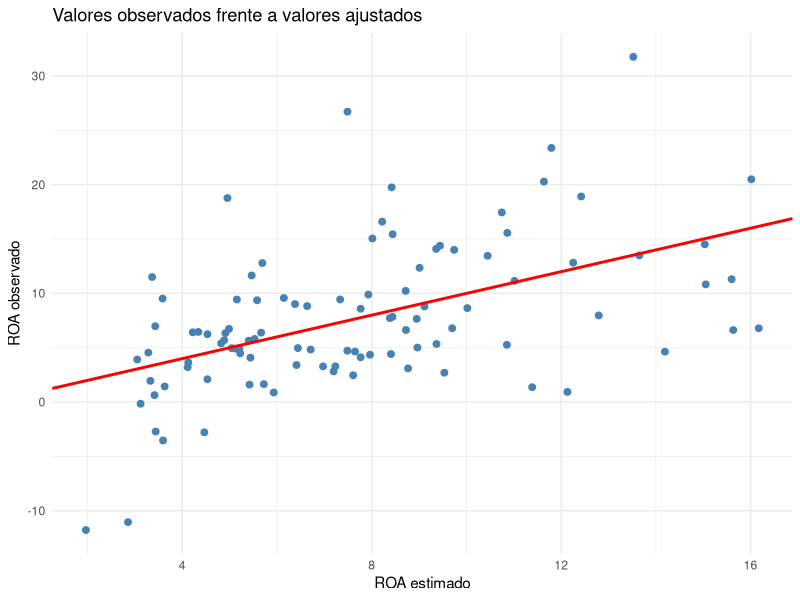
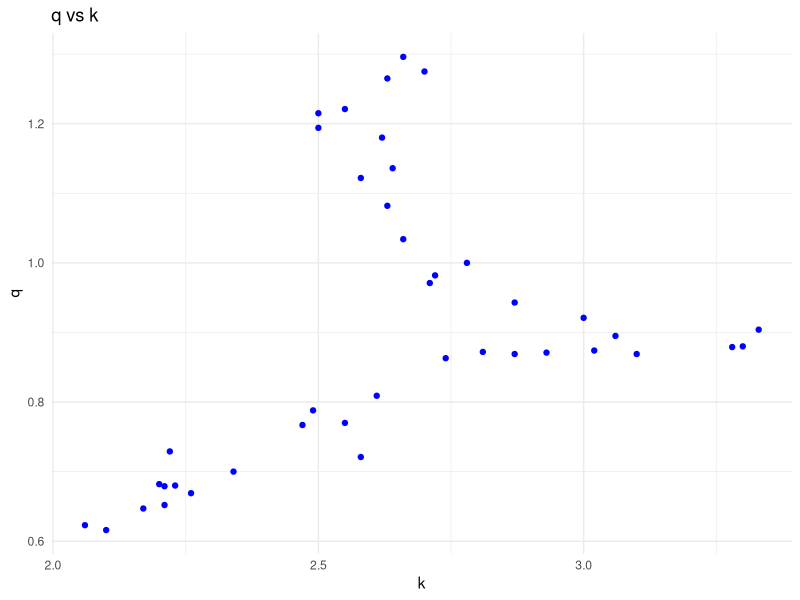
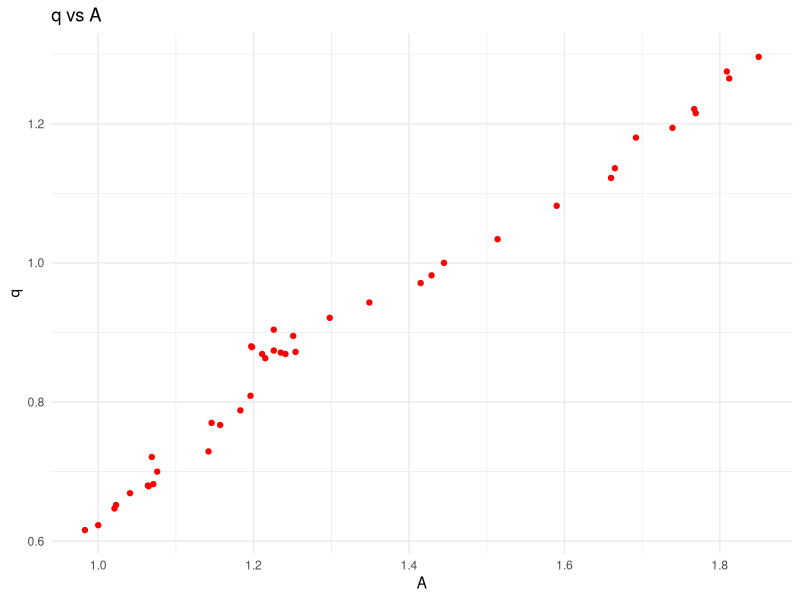
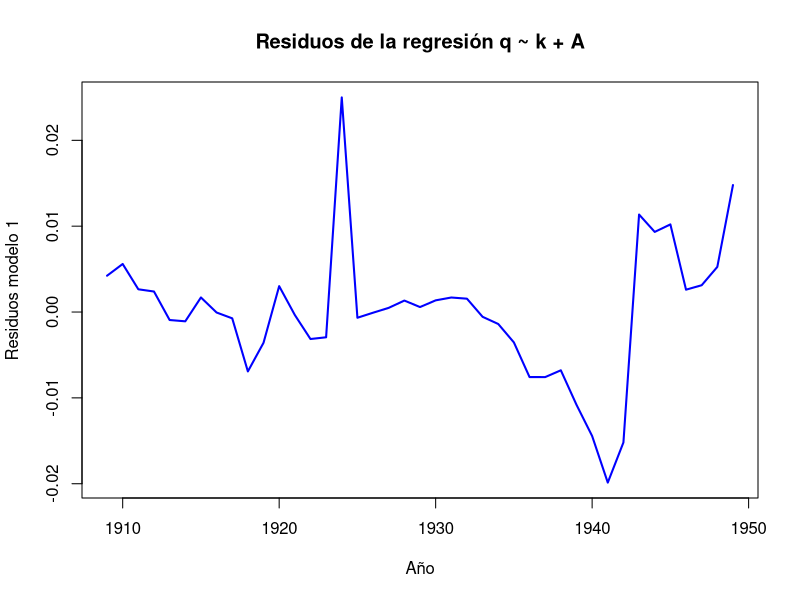
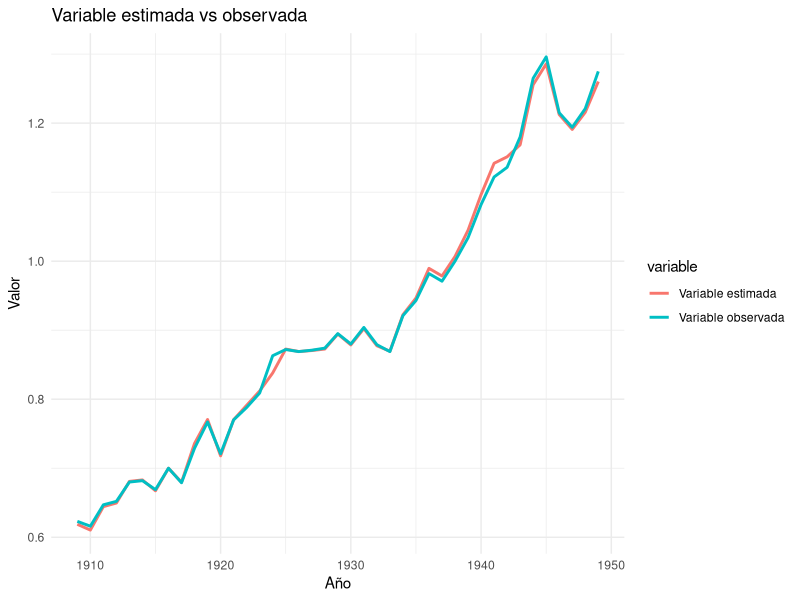
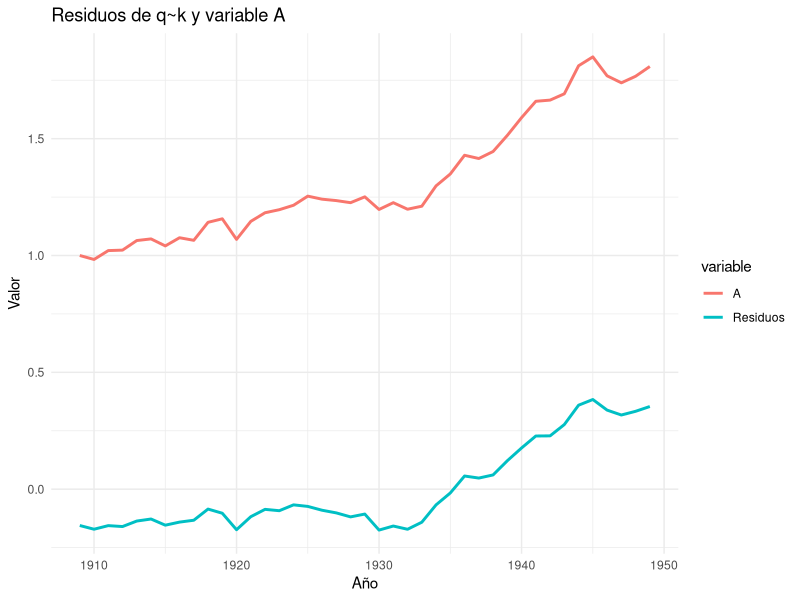

R code for these plots, in order:
## ---- chunk 1
#| include: false
library(readxl)
library(dplyr)
library(knitr)
library(ggplot2)
library(car)
library(strucchange)
## ---- chunk 2
datos <- read_excel("data/BD_SABI.xlsx", sheet = "Datos")
modelo <- lm(
    ROA ~ ENDEUDAMIENTO + LIQUIDEZ_INMEDIATA,
    data = datos
)
modelo
## ---- chunk 3
datos$ROA_estimado <- fitted(modelo)

ggplot(datos, aes(x = ROA_estimado, y = ROA)) +
  geom_point(color = "steelblue", size = 2) +
  geom_abline(intercept = 0, slope = 1,
              color = "red", linewidth = 1) +
  labs(
    title = "Valores observados frente a valores ajustados",
    x = "ROA estimado",
    y = "ROA observado"
  ) +
  theme_minimal()
## ---- chunk 4
modelo$residuals
## ---- chunk 5
SCR <- deviance(modelo)
SCR
## ---- chunk 6
n <- nobs(modelo)
k <- length(coef(modelo))

sigma2 <- SCR / (n - k)
sigma2
## ---- chunk 7
sigma(modelo)^2
## ---- chunk 8
vcov(modelo)
## ---- chunk 9
summary(modelo)$r.squared
## ---- chunk 10
datos <- read_excel("data/BD_SABI.xlsx", sheet = "Datos")
set.seed(1234)

# Variable aleatoria independiente del resto
datos$ID <- 1:nrow(datos)

modelo_id <- lm(
    ROA ~ ENDEUDAMIENTO + LIQUIDEZ_INMEDIATA+ID,
    data = datos
)
# Comparación
data.frame(
  Modelo = c("Original", "Con ID"),
  R2 = c(summary(modelo)$r.squared,
         summary(modelo_id)$r.squared),
  R2_corregido = c(summary(modelo)$adj.r.squared,
                   summary(modelo_id)$adj.r.squared)
)
## ---- chunk 11
modelo1 <- lm(
  ROA ~ LIQUIDEZ_INMEDIATA,
  data = datos)
## ---- chunk 12
modelo2 <- lm(
  ROA ~ LIQUIDEZ_INMEDIATA + ENDEUDAMIENTO + EMPLEADOS,
  data = datos
)
## ---- chunk 13
modelo3 <- lm(
  ROA ~ LIQUIDEZ_INMEDIATA + ENDEUDAMIENTO + EMPLEADOS+EBIT,
  data = datos
)
## ---- chunk 14
comparacion <- data.frame(
  Modelo = c(
    "Liquidez + Endeudamiento",
    "Liquidez",
    "Liquidez + Endeudamiento + Empleados",
    "Liquidez + Endeudamiento + Empleados+EBIT"
  ),
  R2 = c(
    summary(modelo)$r.squared,
    summary(modelo1)$r.squared,
    summary(modelo2)$r.squared,
    summary(modelo3)$r.squared
  ),
  R2_corregido = c(
    summary(modelo)$adj.r.squared,
    summary(modelo1)$adj.r.squared,
    summary(modelo2)$adj.r.squared,
    summary(modelo3)$adj.r.squared
  ),
  AIC = c(
    AIC(modelo),
    AIC(modelo1),
    AIC(modelo2),
    AIC(modelo3)
  ),
  BIC = c(
    BIC(modelo),
    BIC(modelo1),
    BIC(modelo2),
     BIC(modelo3)
  )
)

comparacion
## ---- chunk 15
confint(modelo3)
## ---- chunk 16
confint(modelo3, level = 0.90)
## ---- chunk 17
confint(modelo3, level = 0.99)
## ---- chunk 18
b <- coef(modelo)
X <- model.matrix(modelo)
sigma2 <- summary(modelo)$sigma^2
R <- rbind(
  c(0, 1, 0),
  c(0, 1, -1)
)
r <- c(0,0)
q <- nrow(R)
## ---- chunk 19
Fexp <-
t(R %*% b - r) %*%
solve(R %*% solve(t(X)%*%X) %*% t(R)) %*%
(R %*% b - r) /
(q * sigma2)
Fexp
## ---- chunk 20
gl1 <- q
gl2 <- df.residual(modelo)
qf(0.95, gl1, gl2)
## ---- chunk 21
datos <- read_excel("data/BD_IBEX.xlsx", sheet = "Datos")
modeloIBEX<- lm(Rend_IBEX ~ Rend_SP500+ Rend_EUROSTOXX50,
    data = datos
)
modeloIBEX

## ---- chunk 22
vcov(modelo)
## ---- chunk 23
gl <- df.residual(modelo)
alpha <- 0.05
t_teorico <- qt(1 - alpha/2, df = gl)
t_teorico
## ---- chunk 24
gl <- df.residual(modelo)
alpha <- 0.05
t_teorico <- qt(1 - alpha/2, df = gl)
t_teorico
## ---- chunk 25
gl <- df.residual(modelo)
alpha <- 0.1
t_teorico <- qt(1 - alpha/2, df = gl)
t_teorico
## ---- chunk 26
datos <- read_excel("data/BD_IBEX.xlsx", sheet = "Datos")
modeloIBEX <- lm(
    Rend_IBEX ~ Rend_SP500+ Rend_EUROSTOXX50,
    data = datos
)
summary(modeloIBEX)
## ---- chunk 27
datos <- read_excel("data/BD_IBEX.xlsx", sheet = "Datos")
modeloIBEX <- lm(
    Rend_IBEX ~ Rend_SP500+ Rend_EUROSTOXX50,
    data = datos
)
summary(modeloIBEX)
## ---- chunk 28
linearHypothesis(modelo,
                 c("ENDEUDAMIENTO = 0",
                   "ENDEUDAMIENTO-LIQUIDEZ_INMEDIATA = 0"))
## ---- chunk 29
nueva_empresa <- data.frame(
  ENDEUDAMIENTO = 15,
  LIQUIDEZ_INMEDIATA = 3
)
## ---- chunk 30
predict(
  modelo,
  newdata = nueva_empresa,
  interval = "confidence"
)
## ---- chunk 31
predict(
  modelo,
  newdata = nueva_empresa,
  interval = "prediction"
)
## ---- chunk 32
modeloIBEX <- lm(
  Rend_IBEX ~ Rend_SP500 + Rend_EUROSTOXX50,
  data = datos
)

sctest(
  modeloIBEX,
  type = "Chow",
  point = 36
)
## ---- chunk 33
datos= read_excel('data/BD_FUNCIONPRODUCCION.xlsx')
## ---- chunk 34
summary(datos)
## ---- chunk 35
cor(datos)
## ---- chunk 36
ggplot(datos, aes(x = k, y = q)) +
  geom_point(color = "blue") +
  labs(title = "q vs k", x = "k", y = "q") +
  theme_minimal()
## ---- chunk 37
ggplot(datos, aes(x = A, y = q)) +
  geom_point(color = "red") +
  labs(title = "q vs A", x = "A", y = "q") +
  theme_minimal()
## ---- chunk 38
modelo1=lm(q~k+A, data=datos)
summary(modelo1)
## ---- chunk 39
residuos1=resid(modelo1)
plot(datos$year, residuos1, type = "l", col = "blue", lwd = 2,
     xlab = "Año", ylab = "Residuos modelo 1",
     main = "Residuos de la regresión q ~ k + A")
## ---- chunk 40
q_estimada_modelo1<- fitted(modelo1)
## ---- chunk 41
df <- data.frame(
  año = rep(datos$year, 2),
  valor = c(q_estimada_modelo1, datos$q),
 variable = rep(c("Variable estimada", "Variable observada"), each = nrow(datos))
)

ggplot(df, aes(x = año, y = valor, color = variable)) +
  geom_line(linewidth = 1) +
  labs(title = "Variable estimada vs observada", x = "Año", y = "Valor") +
  theme_minimal()
## ---- chunk 42
modelo2=lm(q~k, data=datos)
summary(modelo2)
## ---- chunk 43
residuos2=resid(modelo2)
df <- data.frame(
  año = rep(datos$year, 2),
  valor = c(residuos2, datos$A),
 variable = rep(c("Residuos", "A"), each = nrow(datos))
)

ggplot(df, aes(x = año, y = valor, color = variable)) +
  geom_line(linewidth = 1) +
  labs(title = "Residuos de q~k y variable A", x = "Año", y = "Valor") +
  theme_minimal()
## ---- chunk 44
demand= read_excel('data/bd3_demand.xlsx')
demand<-as.data.frame(demand)
## ---- chunk 45
modelo1=lm(DAIRY~INC, data=demand)
resultado_modelo1=summary(modelo1)
modelo2=lm(DAIRY~log(INC), data=demand)
resultado_modelo2=summary(modelo2)
modelo3=lm(DAIRY~INC+PUNDER5, data=demand)
resultado_modelo3=summary(modelo3)
modelo4=lm(DAIRY~INC+PUNDER5-1, data=demand)
resultado_modelo4=summary(modelo4)
modelo5=lm(DAIRY~INC+HHSIZE, data=demand)
resultado_modelo5=summary(modelo5)
modelo6=lm(log(DAIRY)~INC,data=demand)
resultado_modelo6=summary(modelo6)
modelo7=lm(log(DAIRY)~INC+PUNDER5,data=demand)
resultado_modelo7=summary(modelo7)
modelo8=lm(log(DAIRY)~INC+PUNDER5-1,data=demand)
resultado_modelo8=summary(modelo8)
## ---- chunk 46
resultados <- data.frame(
Modelo = c("modelo1", "modelo2","modelo3","modelo4","modelo5","modelo6","modelo7","modelo8"),
DF     = c(length(coef(modelo1)), length(coef(modelo2)), length(coef(modelo3)), length(coef(modelo4)), length(coef(modelo5)), length(coef(modelo6)), length(coef(modelo7)), length(coef(modelo8))),
R2_CORREGIDO = c(resultado_modelo1$adj.r.squared,resultado_modelo2$adj.r.squared,resultado_modelo3$adj.r.squared,resultado_modelo4$adj.r.squared,resultado_modelo5$adj.r.squared,resultado_modelo6$adj.r.squared,resultado_modelo7$adj.r.squared,resultado_modelo8$adj.r.squared),
AIC    = c(AIC(modelo1), AIC(modelo2),AIC(modelo3), AIC(modelo4),AIC(modelo5), AIC(modelo6),AIC(modelo7), AIC(modelo8)),
BIC    = c(BIC(modelo1), BIC(modelo2),BIC(modelo3), BIC(modelo4),BIC(modelo5), BIC(modelo6),BIC(modelo7), BIC(modelo8)))
resultados
## ---- chunk 47
philips= read_excel('data/BD_PHILIPS.xlsx')
philips=as.data.frame(philips)
## ---- chunk 48
knitr::opts_chunk$set(echo = TRUE)
library(readxl)
datos <- read_excel("data/bd6_esperanza.xlsx")
## ---- chunk 49
m_linlin <- lm(Esperanza ~ Gasto + Renta, data = datos)
m_loglin <- lm(log(Esperanza)~ Gasto + Renta, data = datos)
m_linlog <- lm(Esperanza ~ log(Gasto) + Renta, data = datos)     
m_loglog <- lm(log(Esperanza) ~ log(Gasto) + log(Renta), data = datos)
summary(m_linlin)
summary(m_loglin)
summary(m_linlog)
summary(m_loglog)
## ---- chunk 50
m_linlin_ratio <- lm(Esperanza ~ GastoPIB + Renta, data = datos)
m_loglin_ratio <- lm(log(Esperanza)~ GastoPIB + Renta, data = datos)
m_linlog_ratio <- lm(Esperanza ~ log(GastoPIB) + Renta, data = datos) 
m_loglog_ratio <- lm(log(Esperanza) ~ log(GastoPIB)+Renta, data = datos)
summary(m_linlin_ratio)
summary(m_loglin_ratio)
summary(m_linlog_ratio)
summary(m_loglog_ratio)
## ---- chunk 51
m_linlin_sinrenta <- lm(Esperanza ~ GastoPIB, data = datos)
m_loglin_sinrenta <- lm(log(Esperanza)~ GastoPIB, data = datos)
m_linlog_sinrenta <- lm(Esperanza ~ log(GastoPIB), data = datos)
m_loglog_sinrenta <- lm(log(Esperanza) ~ log(GastoPIB), data = datos)
summary(m_linlin_sinrenta)
summary(m_loglin_sinrenta)
summary(m_linlog_sinrenta)
summary(m_loglog_sinrenta)
## ---- chunk 52
resultados <- data.frame(
  modelo = c("lin-lin", "log-lin", "lin-log", "log-log",
             "lin-lin ratio", "log-lin ratio", "lin-log ratio", "log-log ratio",
             "lin-lin sin renta", "log-lin sin renta", "lin-log sin renta", "log-log sin renta"),
  R2 = c(summary(m_linlin)$r.squared,
         summary(m_loglin)$r.squared,
         summary(m_linlog)$r.squared,
         summary(m_loglog)$r.squared,
         summary(m_linlin_ratio)$r.squared,
         summary(m_loglin_ratio)$r.squared,
         summary(m_linlog_ratio)$r.squared,
         summary(m_loglog_ratio)$r.squared,
         summary(m_linlin_sinrenta)$r.squared,
         summary(m_loglin_sinrenta)$r.squared,
         summary(m_linlog_sinrenta)$r.squared,
         summary(m_loglog_sinrenta)$r.squared),
  R2_ajustado = c(summary(m_linlin)$adj.r.squared,
                  summary(m_loglin)$adj.r.squared,
                  summary(m_linlog)$adj.r.squared,
                  summary(m_loglog)$adj.r.squared,
                  summary(m_linlin_ratio)$adj.r.squared,
                  summary(m_loglin_ratio)$adj.r.squared,
                  summary(m_linlog_ratio)$adj.r.squared,
                  summary(m_loglog_ratio)$adj.r.squared,
                  summary(m_linlin_sinrenta)$adj.r.squared,
                  summary(m_loglin_sinrenta)$adj.r.squared,
                  summary(m_linlog_sinrenta)$adj.r.squared,
                  summary(m_loglog_sinrenta)$adj.r.squared)
)
resultados
## ---- chunk 53
AIC(m_linlin,m_loglin,m_linlog,m_loglog,m_linlin_ratio,m_loglin_ratio,m_linlog_ratio,m_loglog_ratio,m_linlin_sinrenta,m_loglin_sinrenta,m_linlog_sinrenta,m_loglog_sinrenta)
BIC(m_linlin,m_loglin,m_linlog,m_loglog,m_linlin_ratio,m_loglin_ratio,m_linlog_ratio,m_loglog_ratio,m_linlin_sinrenta,m_loglin_sinrenta,m_linlog_sinrenta,m_loglog_sinrenta)
## ---- chunk 54
Salario = c(4.45, 5.77, 7.31, 7.81, 10.67, 13.61)
Escolaridad = c(6, 7, 10, 12, 15, 17)

datos = data.frame(Salario, Escolaridad)
names(datos) = c("Salario medio (euros/hora)", "Escolarización (años)")

kable(datos, align="c")
## ---- chunk 55
y = Salario
cte = rep(1, length(y))
X = cbind(cte, Escolaridad)
# 
n = nrow(X)
k = ncol(X)
XX = crossprod(X)
XXinv = solve(XX)
Xy = crossprod(X, y)
colnames(Xy) = c("Salario")
#
beta = as.matrix(XXinv%*%Xy)
e = y - X%*%beta
sigma = crossprod(e)/(n-k)
SCT = crossprod(y) - n*mean(y)*mean(y)
SCE = crossprod(beta, Xy) - n*mean(y)*mean(y)
SCR = crossprod(y) - crossprod(beta, Xy)
R2_1 = SCE/SCT
R2_2 = 1 - SCR/SCT
R2 = R2_1
R2c = 1 - (1-R2)*((n-1)/(n-k))
solucion = list(XX, XXinv, Xy, beta, e, as.double(sigma), as.double(SCT), as.double(SCE), as.double(SCR), as.double(R2_1), as.double(R2_2), as.double(R2c))
names(solucion) = c("XtX", "inversa XtX", "Xty", "beta", "e", "sigma", "SCT", "SCE", "SCR", "R2 = SCE/SCT", "R2 = 1 - SCR/SCT", "R2 corregido")
solucion0 = solucion
## ---- chunk 56
X = read.table("data/ortogonal1.txt", header=TRUE, sep=";", dec = ".")  # muy importante indicar el delimitador decimal (si no se dice nada, es el punto)
X = as.matrix(X)
y = 3*X[,1] + 2*X[,2] - 3*X[,3] + round(rnorm(nrow(X), 0, 2), 0)

data.frame(y, X)
## ---- chunk 57
XX = crossprod(X)
XXinv = solve(XX)
XXinv
## ---- chunk 58
Xy = crossprod(X, y)
colnames(Xy) = c("y")
Xy 
## ---- chunk 59
# soluciones
n = nrow(X)
k = ncol(X)
beta = as.matrix(XXinv%*%Xy)
e = y - X%*%beta
sigma = crossprod(e)/(n-k)
SCT = crossprod(y) - n*mean(y)*mean(y)
SCE = crossprod(beta, Xy) - n*mean(y)*mean(y)
SCR = crossprod(y) - crossprod(beta, Xy)
R2_1 = SCE/SCT
R2_2 = 1 - SCR/SCT
R2 = R2_1
R2c = 1 - (1-R2)*((n-1)/(n-k))
solucion = list(beta, e, as.double(sigma), as.double(SCT), as.double(SCE), as.double(SCR), as.double(R2_1), as.double(R2_2), as.double(R2c))
names(solucion) = c("beta", "e", "sigma", "SCT", "SCE", "SCR", "R2 = SCE/SCT", "R2 = 1 - SCR/SCT", "R2 corregido")
solucionA = solucion
## ---- chunk 60
X = read.table("data/ortogonal2.txt", header=TRUE, sep=";", dec = ".")  # muy importante indicar el delimitador decimal (si no se dice nada, es el punto)
X = as.matrix(X)
y = 3*X[,1] + 2*X[,2] - 3*X[,3] + round(rnorm(nrow(X), 0, 2), 0)

data.frame(y, X)
## ---- chunk 61
XX = crossprod(X)
XXinv = solve(XX)
XXinv
## ---- chunk 62
Xy = crossprod(X, y)
colnames(Xy) = c("y")
Xy 
## ---- chunk 63
# soluciones
n = nrow(X)
k = ncol(X)
beta = as.matrix(XXinv%*%Xy)
e = y - X%*%beta
sigma = crossprod(e)/(n-k)
SCT = crossprod(y) - n*mean(y)*mean(y)
SCE = crossprod(beta, Xy) - n*mean(y)*mean(y)
SCR = crossprod(y) - crossprod(beta, Xy)
R2_1 = SCE/SCT
R2_2 = 1 - SCR/SCT
R2 = R2_1
R2c = 1 - (1-R2)*((n-1)/(n-k))
solucion = list(beta, e, as.double(sigma), as.double(SCT), as.double(SCE), as.double(SCR), as.double(R2_1), as.double(R2_2), as.double(R2c))
names(solucion) = c("beta", "e", "sigma", "SCT", "SCE", "SCR", "R2 = SCE/SCT", "R2 = 1 - SCR/SCT", "R2 corregido")
solucionB = solucion
## ---- chunk 64
X = read.table("data/ortogonal3.txt", header=TRUE, sep=";", dec = ".")  # muy importante indicar el delimitador decimal (si no se dice nada, es el punto)
X = as.matrix(X)
y = 3*X[,1] + 2*X[,2] - 3*X[,3] + round(rnorm(nrow(X), 0, 2), 0)

data.frame(y, X)
## ---- chunk 65
XX = crossprod(X)
XXinv = solve(XX)
XXinv
## ---- chunk 66
Xy = crossprod(X, y)
colnames(Xy) = c("y")
Xy 
## ---- chunk 67
# soluciones
n = nrow(X)
k = ncol(X)
beta = as.matrix(XXinv%*%Xy)
e = y - X%*%beta
sigma = crossprod(e)/(n-k)
SCT = crossprod(y) - n*mean(y)*mean(y)
SCE = crossprod(beta, Xy) - n*mean(y)*mean(y)
SCR = crossprod(y) - crossprod(beta, Xy)
R2_1 = SCE/SCT
R2_2 = 1 - SCR/SCT
R2 = R2_1
R2c = 1 - (1-R2)*((n-1)/(n-k))
solucion = list(beta, e, as.double(sigma), as.double(SCT), as.double(SCE), as.double(SCR), as.double(R2_1), as.double(R2_2), as.double(R2c))
names(solucion) = c("beta", "e", "sigma", "SCT", "SCE", "SCR", "R2 = SCE/SCT", "R2 = 1 - SCR/SCT", "R2 corregido")
solucionC = solucion
